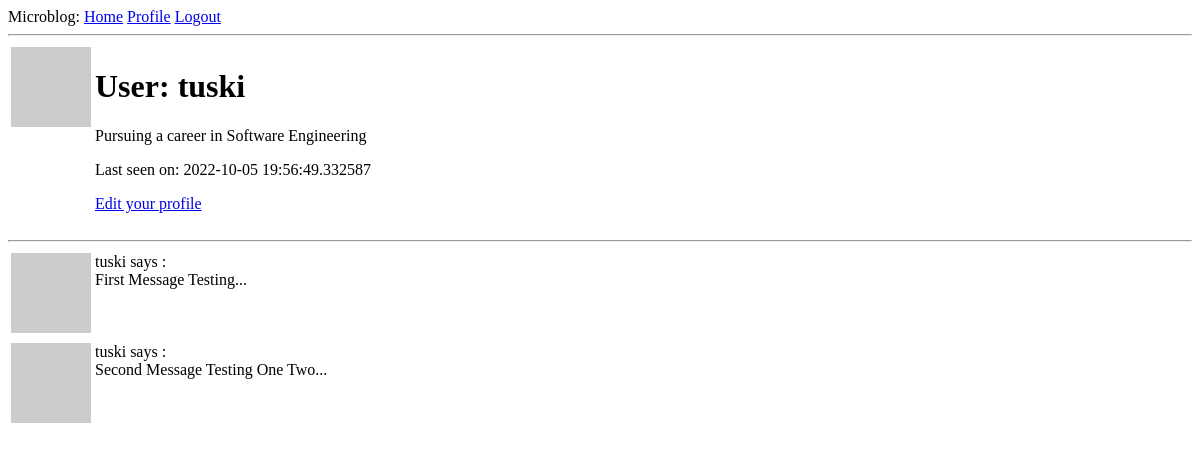
Page /user/tuski (signed in) on the earlier database version.
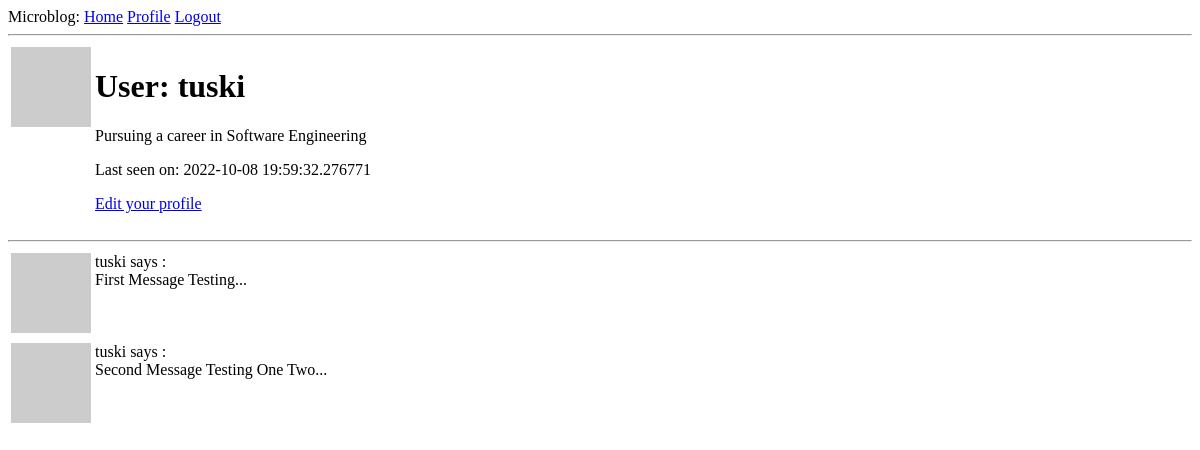
Same page on the later database version.
### app/models.py (models this page shows, shortened)
class User(UserMixin, db.Model):
    id = db.Column(db.Integer, primary_key=True)
    username = db.Column(db.String(64), index=True, unique=True)
    email = db.Column(db.String(120), index=True, unique=True)
    password_hash = db.Column(db.String(128))
    posts = db.relationship('Post', backref='author', lazy='dynamic')
    about_me = db.Column(db.String(140))
    last_seen = db.Column(db.DateTime, default=datetime.utcnow)
    def avatar(self, size):
        digest = md5(self.email.lower().encode('utf-8')).hexdigest()
        return 'https://www.gravatar.com/avatar/{}?d=wavatar&s={}'.format(
            digest, size)

### app/routes.py (the view)
@app.route('/user/<username>')
@login_required
def user(username):
    user = User.query.filter_by(username=username).first_or_404()
    posts = [
        {'author': user, 'body': 'First Message Testing...'},
        {'author': user, 'body': 'Second Message Testing One Two...'}
    ]
    return render_template('user.html', user=user, posts=posts)

### app/models.py (called while the page is built)
@login.user_loader
def load_user(id):
    return User.query.get(int(id))

### app/routes.py (called while the page is built)
@app.before_request
def before_request():
    if current_user.is_authenticated:
        current_user.last_seen = datetime.utcnow()
        db.session.commit()

### app/templates/user.html
{% extends "base.html" %}
{% block content %}
    <table>
        <tr valign = "top">
            <td><img src="{{ user.avatar(128)}}" ></td>
            <td>
                <h1>User: {{user.username}}</h1>
                {% if user.about_me %} <p>{{ user.about_me }}</p> {% endif %}
                {% if user.last_seen %} <p>Last seen on: {{ user.last_seen }}</p> {% endif %}
                {% if user == current_user %}
                <p><a href="{{ url_for('edit_profile') }}">Edit your profile</a></p>
                {% endif %}
            </td>
        </tr>
    </table>
    <hr>
    {% for post in posts %}
    {% include '_post.html' %}
    {% endfor %}
{% endblock %}

### app/templates/_post.html
<table>
    <tr valign="top">
        <td><img src="{{ post.author.avatar(36)}}"></td>
        <td> {{ post.author.username }} says : <br>{{ post.body}}</td>
    </tr>
</table>

Differences in the rows shown:
changed User "tuski": last_seen "2022-10-05 19:56:49.332587" → "2022-10-08 19:59:32.276771"
